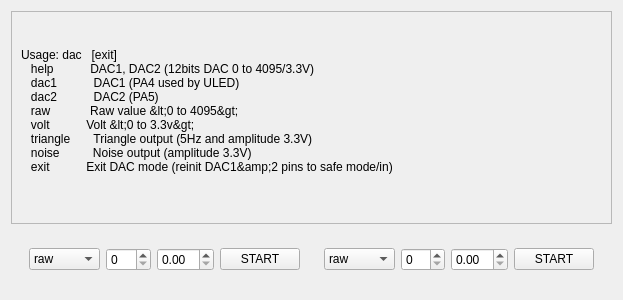
<?xml version="1.0" encoding="UTF-8"?>
<ui version="4.0">
 <class>DAC</class>
 <widget class="QWidget" name="DAC">
  <property name="geometry">
   <rect>
    <x>0</x>
    <y>0</y>
    <width>623</width>
    <height>300</height>
   </rect>
  </property>
  <property name="windowTitle">
   <string>Form</string>
  </property>
  <layout class="QVBoxLayout" name="verticalLayout_2">
   <item>
    <widget class="QScrollArea" name="scrollArea">
     <property name="widgetResizable">
      <bool>true</bool>
     </property>
     <widget class="QWidget" name="scrollAreaWidgetContents">
      <property name="geometry">
       <rect>
        <x>0</x>
        <y>0</y>
        <width>605</width>
        <height>219</height>
       </rect>
      </property>
      <layout class="QVBoxLayout" name="verticalLayout">
       <item>
        <widget class="QLabel" name="label">
         <property name="text">
          <string>Usage: dac &lt;dac1/dac2&gt; &lt;raw (0 to 4095)/volt (0 to 3.3V)/triangle/noise&gt; [exit]
   help           DAC1, DAC2 (12bits DAC 0 to 4095/3.3V)
   dac1           DAC1 (PA4 used by ULED)
   dac2           DAC2 (PA5)
   raw            Raw value &lt;0 to 4095&gt;
   volt           Volt &lt;0 to 3.3v&gt;
   triangle       Triangle output (5Hz and amplitude 3.3V)
   noise          Noise output (amplitude 3.3V)
   exit           Exit DAC mode (reinit DAC1&amp;2 pins to safe mode/in)
</string>
         </property>
        </widget>
       </item>
      </layout>
     </widget>
    </widget>
   </item>
   <item>
    <widget class="QWidget" name="widget" native="true">
     <layout class="QHBoxLayout" name="horizontalLayout">
      <item>
       <widget class="QWidget" name="dev1" native="true">
        <layout class="QHBoxLayout" name="horizontalLayout_2">
         <item>
          <widget class="QComboBox" name="cMode">
           <item>
            <property name="text">
             <string>raw</string>
            </property>
           </item>
           <item>
            <property name="text">
             <string>volt</string>
            </property>
           </item>
           <item>
            <property name="text">
             <string>triangle</string>
            </property>
           </item>
           <item>
            <property name="text">
             <string>noise</string>
            </property>
           </item>
          </widget>
         </item>
         <item>
          <widget class="QSpinBox" name="sRaw"/>
         </item>
         <item>
          <widget class="QDoubleSpinBox" name="sVolt"/>
         </item>
         <item>
          <widget class="QPushButton" name="bStart">
           <property name="text">
            <string>START</string>
           </property>
           <property name="checkable">
            <bool>true</bool>
           </property>
          </widget>
         </item>
        </layout>
       </widget>
      </item>
      <item>
       <widget class="QWidget" name="dev2" native="true">
        <layout class="QHBoxLayout" name="horizontalLayout_3">
         <item>
          <widget class="QComboBox" name="cMode_2">
           <item>
            <property name="text">
             <string>raw</string>
            </property>
           </item>
           <item>
            <property name="text">
             <string>volt</string>
            </property>
           </item>
           <item>
            <property name="text">
             <string>triangle</string>
            </property>
           </item>
           <item>
            <property name="text">
             <string>noise</string>
            </property>
           </item>
          </widget>
         </item>
         <item>
          <widget class="QSpinBox" name="sRaw_2"/>
         </item>
         <item>
          <widget class="QDoubleSpinBox" name="sVolt_2"/>
         </item>
         <item>
          <widget class="QPushButton" name="bStart_2">
           <property name="text">
            <string>START</string>
           </property>
           <property name="checkable">
            <bool>true</bool>
           </property>
          </widget>
         </item>
        </layout>
       </widget>
      </item>
     </layout>
    </widget>
   </item>
  </layout>
 </widget>
 <resources/>
 <connections>
  <connection>
   <sender>bStart</sender>
   <signal>clicked(bool)</signal>
   <receiver>DAC</receiver>
   <slot>connect1(bool)</slot>
   <hints>
    <hint type="sourcelabel">
     <x>260</x>
     <y>262</y>
    </hint>
    <hint type="destinationlabel">
     <x>311</x>
     <y>149</y>
    </hint>
   </hints>
  </connection>
  <connection>
   <sender>bStart_2</sender>
   <signal>clicked(bool)</signal>
   <receiver>DAC</receiver>
   <slot>connect2(bool)</slot>
   <hints>
    <hint type="sourcelabel">
     <x>558</x>
     <y>262</y>
    </hint>
    <hint type="destinationlabel">
     <x>311</x>
     <y>149</y>
    </hint>
   </hints>
  </connection>
  <connection>
   <sender>cMode</sender>
   <signal>currentIndexChanged(int)</signal>
   <receiver>DAC</receiver>
   <slot>sw_mod1(int)</slot>
   <hints>
    <hint type="sourcelabel">
     <x>61</x>
     <y>262</y>
    </hint>
    <hint type="destinationlabel">
     <x>311</x>
     <y>149</y>
    </hint>
   </hints>
  </connection>
  <connection>
   <sender>cMode_2</sender>
   <signal>currentIndexChanged(int)</signal>
   <receiver>DAC</receiver>
   <slot>sw_mod2(int)</slot>
   <hints>
    <hint type="sourcelabel">
     <x>359</x>
     <y>262</y>
    </hint>
    <hint type="destinationlabel">
     <x>311</x>
     <y>149</y>
    </hint>
   </hints>
  </connection>
 </connections>
 <slots>
  <slot>connect1(bool)</slot>
  <slot>sw_mod1(int)</slot>
  <slot>connect2(bool)</slot>
  <slot>sw_mod2(int)</slot>
 </slots>
</ui>
